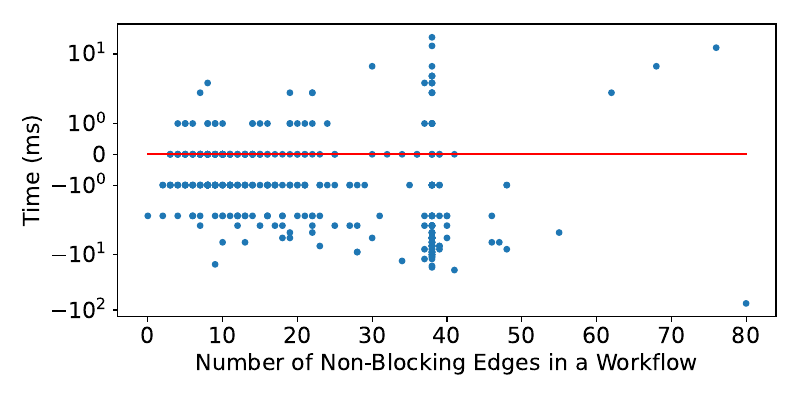

Write the Python code that produced this figure.
import pandas as pd
import matplotlib.pyplot as plt

df = pd.read_csv('data.csv', sep="\t")
plt.rcParams.update({'font.size': 16})
plt.figure(figsize=(8, 4), dpi=300)


plt.plot([80, 0], [0, 0], color='red')
plt.scatter(df["searchSpace"], df["Bottom-up Greedy - Top-down Greedy"], s=15)
plt.yscale('symlog')

plt.xlabel('Number of Non-Blocking Edges in a Workflow')
plt.ylabel('Time (ms)')
#plt.yticks([10, 100, 1000, 10000], labels=[10, 100, 1000, 10000])
plt.tight_layout()
plt.savefig('bottom-up-greedy-top-down-greedy-diff.pdf', format='pdf')
plt.show()
